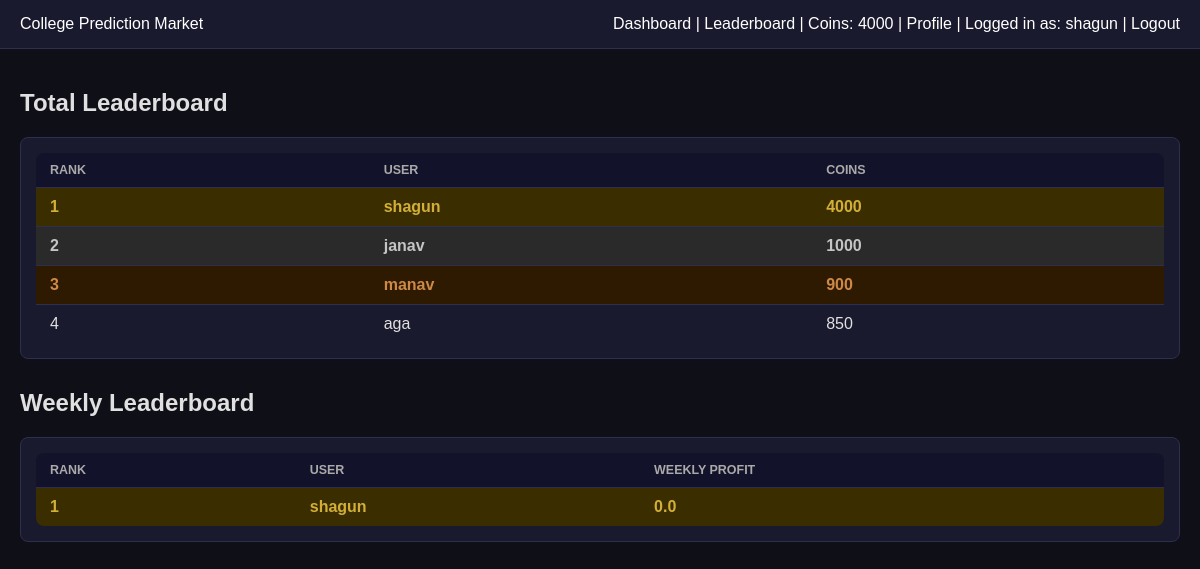
Page /leaderboard (signed in) on the committed database.
### models.py (models this page shows)
class User(db.Model):
    __tablename__ = "users"
    id = db.Column(db.Integer, primary_key = True)
    username = db.Column(db.String(50), unique = True, nullable = False)
    password_hash = db.Column(db.String(50), nullable = False)
    coins = db.Column(db.Integer, default = 1000)
    created_at = db.Column(db.DateTime, default = datetime.utcnow)
    is_admin = db.Column(db.Boolean, default = False)

### routes/betting.py (the view)
@betting_bp.route("/leaderboard")
def leaderboard():
    if "user_id" not in session:
        return redirect(url_for("auth.login"))
    current_user = db.session.get(User, session["user_id"])
    total_users = User.query.order_by(User.coins.desc()).limit(7).all()
    week_start = datetime.utcnow() - timedelta(days=7)
    weekly_results = (
        db.session.query(
            User.username,
            db.func.sum(
                case(
                    (Bet.side == Event.result,
                     Bet.amount * Bet.odds_at_time - Bet.amount),
                    else_=-Bet.amount
                )
            ).label("weekly_profit")
        )
        .join(Bet, Bet.user_id == User.id)
        .join(Event, Event.id == Bet.event_id)
        .filter(Event.status == "resolved")
        .filter(Event.created_at >= week_start)
        .group_by(User.id)
        .order_by(db.desc("weekly_profit"))
        .limit(7)
        .all()
    )
    return render_template(
        "leaderboard.html",
        total_users=total_users,
        weekly_results=weekly_results,
        current_user=current_user
    )

### templates/leaderboard.html
{% extends "base.html" %}
{% block content %}
<h2>Total Leaderboard</h2>
<div class="event-card">
<table style="width:100%; border-collapse: collapse;">
<thead>
<tr>
    <th style="text-align:left;">Rank</th>
    <th style="text-align:left;">User</th>
    <th style="text-align:left;">Coins</th>
</tr>
</thead>
<tbody>
{% for user in total_users %}
<tr {% if user.id == current_user.id %}style="font-weight:bold;"{% endif %} class="
{% if loop.index == 1 %}gold
{% elif loop.index == 2 %}silver
{% elif loop.index == 3 %}bronze
{% endif %}">
    <td>{{ loop.index }}</td>
    <td>{{ user.username }}</td>
    <td>{{ user.coins }}</td>
</tr>
{% endfor %}
</tbody>
</table>
</div>
<h2 style="margin-top:30px;">Weekly Leaderboard</h2>
<div class="event-card">
<table style="width:100%; border-collapse: collapse;">
<thead>
<tr>
    <th style="text-align:left;">Rank</th>
    <th style="text-align:left;">User</th>
    <th style="text-align:left;">Weekly Profit</th>
</tr>
</thead>
<tbody>
{% for row in weekly_results %}
<tr class="
{% if loop.index == 1 %}gold
{% elif loop.index == 2 %}silver
{% elif loop.index == 3 %}bronze
{% endif %}">
    <td>{{ loop.index }}</td>
    <td>{{ row.username }}</td>
    <td>{{ row.weekly_profit | round(2) }}</td>
</tr>
{% endfor %}
</tbody>
</table>
</div>
{% endblock %}

### templates/base.html (shortened to what this page needs)
<!DOCTYPE html>
<html>
<head>
    <link rel="stylesheet" href="{{url_for('static', filename='css/style.css')}}"
</head>
<body>
    <div class="navbar">
        <div style="display: flex; justify-content: space-between; align-items: center;">
            College Prediction Market
            {%if current_user%}
            <div>
                <a href="{{ url_for('betting.dashboard') }}" style="color: white;">Dashboard</a> |
                <a href="{{ url_for('betting.leaderboard') }}" style="color: white;">Leaderboard</a> |
                {%if current_user.is_admin%}
                <a href="{{url_for('admin.create_event')}}" style="color: white;">Create an Event</a> |
                {%else%}
                Coins: {{current_user.coins}} |
                <a href="{{url_for('auth.profile')}}" style="color: white;">Profile</a> |
                {%endif%}
                Logged in as: {{current_user.username}} |
                <a href="{{url_for('auth.logout')}}" style="color: white;">Logout</a>
            </div>
            {%endif%}
        </div>
    </div>
    <div class="container">
        {% block content %}{% endblock %}
    </div>
</body>
</html>

### static/css/style.css (style rules this page uses)
body { font-family: Arial; background: #0f0f17; color: #e0e0e0; margin: 0; }
a { color: #7eb8f7; }
.navbar { background: #1a1a2e; color: white; padding: 15px 20px; border-bottom: 1px solid #2e2e4e; }
.navbar a { color: #ccc; text-decoration: none; }
.container { padding: 20px; }
.event-card { background: #1a1a2e; border: 1px solid #2e2e4e; padding: 15px; margin-bottom: 15px; border-radius: 8px; }
table { width: 100%; border-collapse: collapse; background: #1a1a2e; border-radius: 8px; overflow: hidden; }
th, td { padding: 10px 14px; border-bottom: 1px solid #2e2e4e; text-align: left; }
th { background: #12122a; color: #aaa; font-size: 0.78rem; text-transform: uppercase; }
tr:last-child td { border-bottom: none; }
.gold { background: #3a2e00; color: #d3af37; font-weight: bold; }
.silver { background: #2a2a2a; color: #c4c4c4; font-weight: bold; }
.bronze { background: #2e1a00; color: #ce8946; font-weight: bold; }

### rows in the picture
User: coins "4000", username "shagun", weekly_profit "0.0"
User: username "janav", coins "1000"
User: username "manav", coins "900"
User: username "aga", coins "850"
